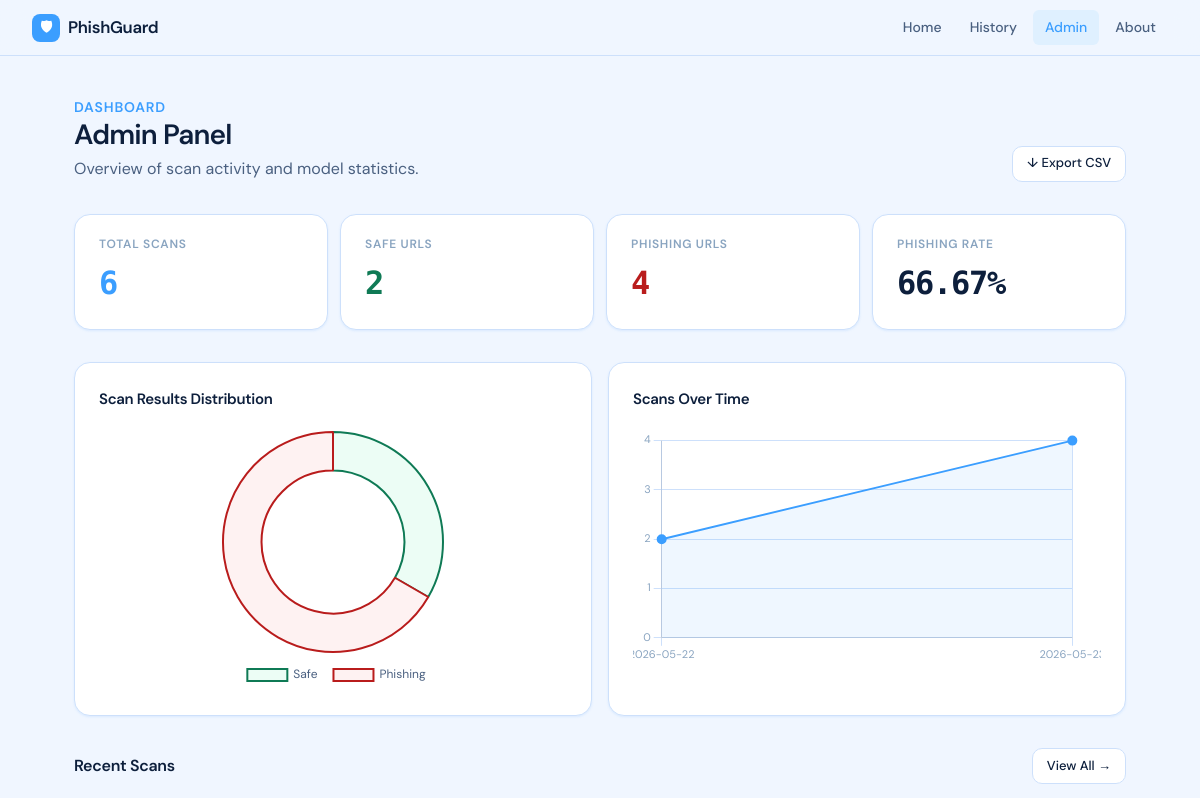
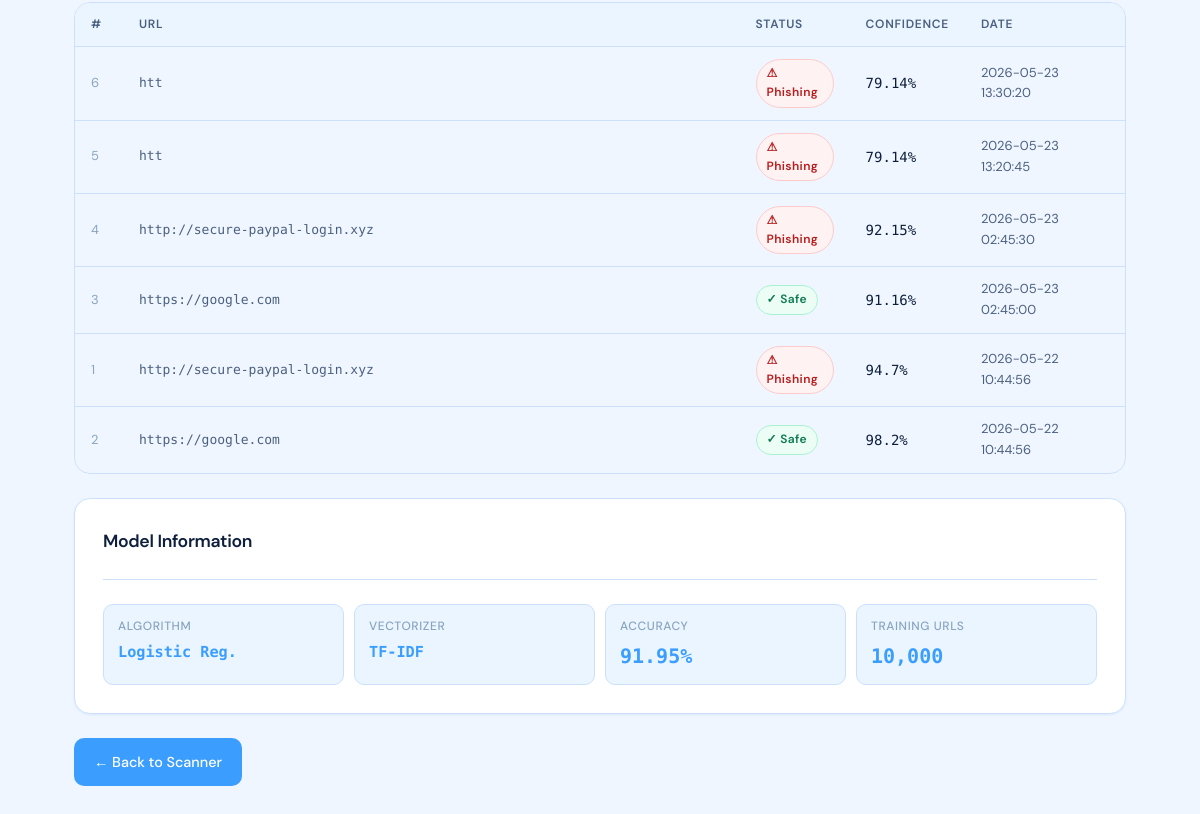
/admin, run on an earlier commit of the app's database (2 pictures, top to bottom).
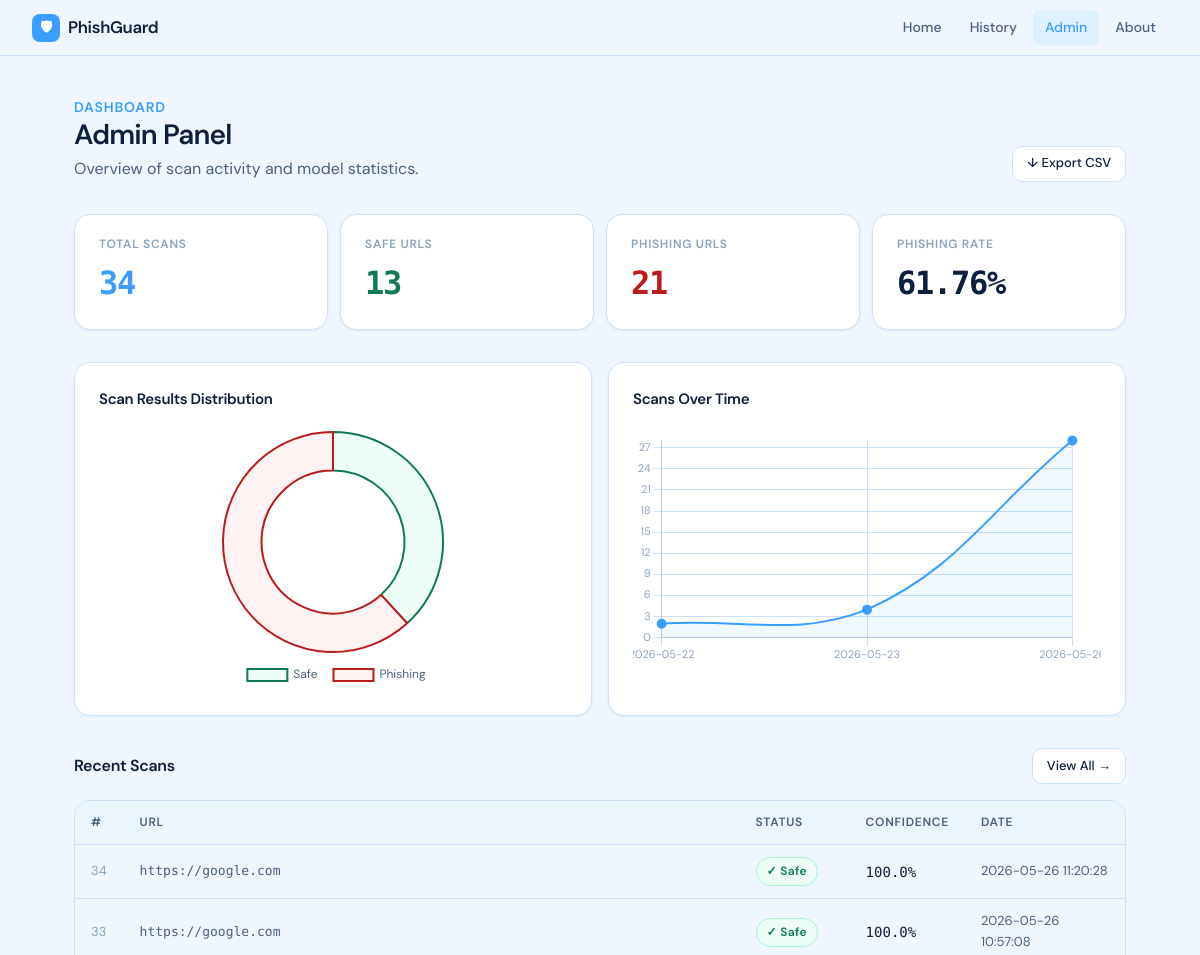
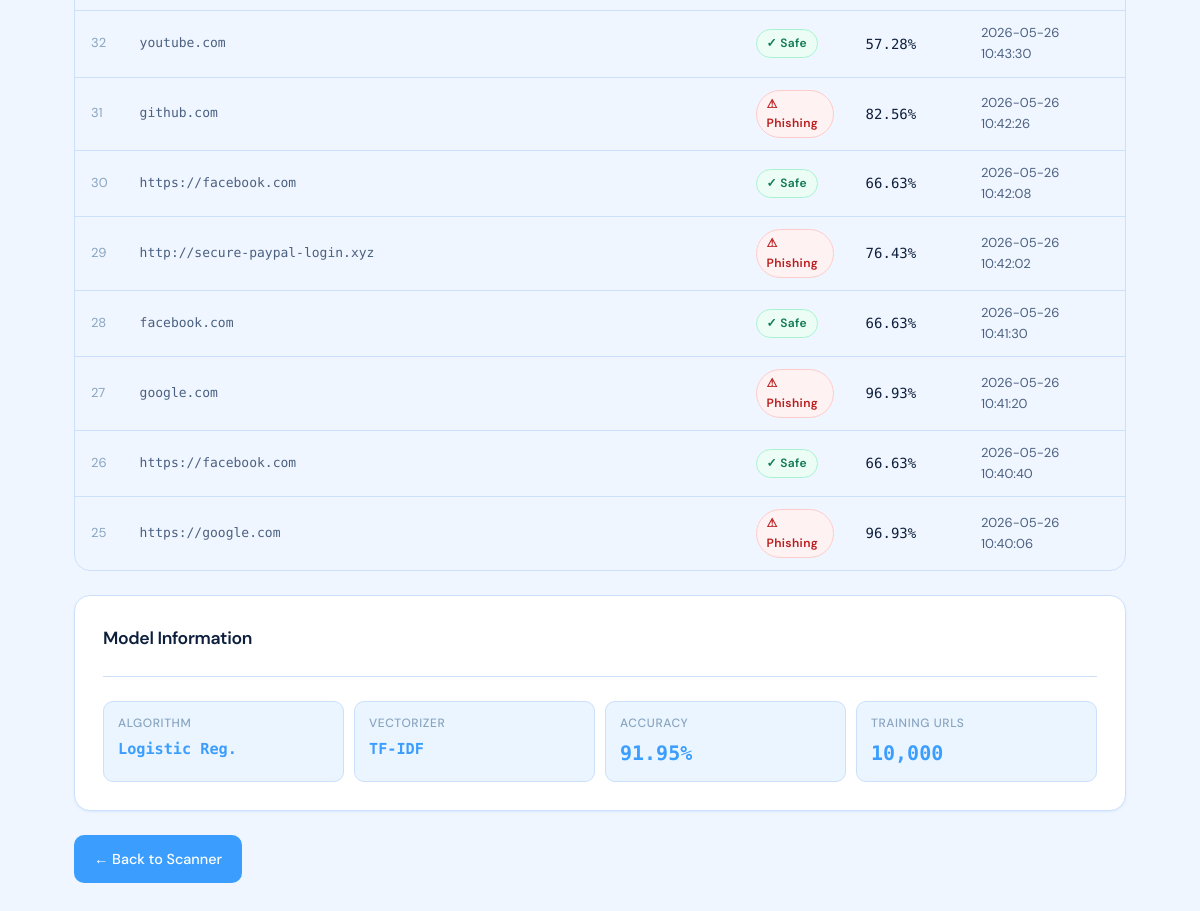
And on a later commit of the database (2 pictures, top to bottom).
### tables this page shows
CREATE TABLE scan_history(
        id INTEGER PRIMARY KEY AUTOINCREMENT,
        url TEXT NOT NULL,
        prediction TEXT NOT NULL,
        confidence REAL NOT NULL,
        scan_date TIMESTAMP DEFAULT CURRENT_TIMESTAMP
    );

### app.py (the view)
@app.route("/admin")
def admin():
    stats = get_statistics()
    history = get_history()
    chart_labels, chart_data = get_chart_data()
    threat_rate = 0
    if stats["total_scan"] > 0:
        threat_rate = round(
            (
                stats["total_phishing"]
                /
                stats["total_scan"]
            ) * 100,
            2
        )
    return render_template(
        "admin.html",
        stats=stats,
        threat_rate=threat_rate,
        history=history[:10],
        safe_count=stats["total_safe"],
        phishing_count=stats["total_phishing"],
        chart_labels=chart_labels,
        chart_data=chart_data
    )

### db_helper.py (called while the page is built)
def get_history():
    conn = sqlite3.connect(DATABASE)
    cursor = conn.cursor()
    cursor.execute("""
        SELECT *
        FROM scan_history
        ORDER BY scan_date DESC
    """)
    rows = cursor.fetchall()
    conn.close()
    return rows

def get_statistics():
    conn = sqlite3.connect(DATABASE)
    cursor = conn.cursor()
    cursor.execute(
        "SELECT COUNT(*) FROM scan_history"
    )
    total_scan = cursor.fetchone()[0]
    cursor.execute(
        """
        SELECT COUNT(*)
        FROM scan_history
        WHERE prediction='SAFE'
        """
    )
    total_safe = cursor.fetchone()[0]
    cursor.execute(
        """
        SELECT COUNT(*)
        FROM scan_history
        WHERE prediction='PHISHING'
        """
    )
    total_phishing = cursor.fetchone()[0]
    conn.close()
    return {
        "total_scan": total_scan,
        "total_safe": total_safe,
        "total_phishing": total_phishing
    }

### templates/admin.html (shortened to what the changed rows need)
<!DOCTYPE html>
<html lang="en">
<head>
    <link rel="stylesheet" href="{{ url_for('static', filename='css/style.css') }}">
</head>
<body>
<main class="page-wide">
    <div class="page-header animate-in">
        <div style="display:flex; align-items:flex-start; justify-content:space-between; flex-wrap:wrap; gap:12px;">
            <div>
                <h1>Admin Panel</h1>
            </div>
        </div>
    </div>
    <div class="stats-grid animate-in delay-1">
        <div class="stat-card accent">
            <div class="sc-label">Total Scans</div>
            <div class="sc-value">{{ stats.total_scan }}</div>
        </div>
        <div class="stat-card safe-card">
            <div class="sc-label">Safe URLs</div>
            <div class="sc-value">{{ stats.total_safe }}</div>
        </div>
        <div class="stat-card danger-card">
            <div class="sc-label">Phishing URLs</div>
            <div class="sc-value">{{ stats.total_phishing }}</div>
        </div>
        <div class="stat-card">
            <div class="sc-label">Phishing Rate</div>
            <div class="sc-value">{{ threat_rate }}%</div>
        </div>
    </div>
    <div class="charts-grid animate-in delay-2">
        <div class="chart-card">
            <h2>Scan Results Distribution</h2>
            <canvas id="pieChart"></canvas>
        </div>
        <div class="chart-card">
            <h2>Scans Over Time</h2>
            <canvas id="lineChart"></canvas>
        </div>
    </div>
    <div class="animate-in delay-3">
        <div class="section-header">
            <h2>Recent Scans</h2>
        </div>
        {% if history %}
        <div class="table-wrap">
            <table>
                <thead>
                    <tr>
                        <th style="width:48px;">#</th>
                        <th>URL</th>
                        <th style="width:110px;">Status</th>
                        <th style="width:110px;">Confidence</th>
                        <th style="width:160px;">Date</th>
                    </tr>
                </thead>
                <tbody>
                    {% for row in history %}
                    <tr>
                        <td style="color:var(--text-muted); font-size:0.8125rem;">{{ row[0] }}</td>
                        <td class="td-mono">{{ row[1] }}</td>
                        <td>
                            {% if row[2] == "PHISHING" %}
                            <span class="badge badge-danger">⚠ Phishing</span>
                            {% elif row[2] == "SAFE" %}
                            <span class="badge badge-safe">✓ Safe</span>
                            {% else %}
                            <span class="badge badge-warn">? {{ row[2] }}</span>
                            {% endif %}
                        </td>
                        <td style="font-family:var(--font-mono); font-size:0.875rem;">{{ row[3] }}%</td>
                        <td style="color:var(--text-secondary); font-size:0.8125rem;">{{ row[4] }}</td>
                    </tr>
                    {% endfor %}
                </tbody>
            </table>
        </div>
        {% else %}
        <div class="card" style="text-align:center; padding:3rem 1.5rem;">
            <div style="font-size:2rem; margin-bottom:12px;">📭</div>
            <p style="color:var(--text-secondary); font-size:0.9375rem;">No scans yet. <a href="/" style="color:var(--accent);">Scan your first URL.</a></p>
        </div>
        {% endif %}
    </div>
    <div class="card animate-in delay-4" style="margin-top:1.5rem;">
        <h2>Model Information</h2>
    </div>
</main>
<script>
document.getElementById('navToggle').addEventListener('click', () => {
    document.getElementById('navLinks').classList.toggle('open');
});
// Pie / Doughnut Chart
const pieCtx = document.getElementById('pieChart').getContext('2d');
new Chart(pieCtx, {
    type: 'doughnut',
    data: {
        labels: ['Safe', 'Phishing'],
        datasets: [{
            data: [{{ safe_count }}, {{ phishing_count }}],
            backgroundColor: ['#ecfdf5', '#fef2f2'],
            borderColor: ['#0f7a55', '#b91c1c'],
            borderWidth: 2,
            hoverOffset: 6
        }]
    },
    options: {
        responsive: true,
        cutout: '65%',
        plugins: {
            legend: {
                position: 'bottom',
                labels: {
                    font: { family: 'DM Sans', size: 12 },
                    color: '#4a6080',
                    padding: 16
                }
            }
        }
    }
});
// Line Chart
const lineCtx = document.getElementById('lineChart').getContext('2d');
new Chart(lineCtx, {
    type: 'line',
    data: {
        labels: {{ chart_labels | tojson }},
        datasets: [{
            label: 'Scans',
            data: {{ chart_data | tojson }},
            borderColor: '#3b9eff',
            backgroundColor: 'rgba(59,158,255,0.08)',
            borderWidth: 2,
            pointBackgroundColor: '#3b9eff',
            pointRadius: 4,
            tension: 0.4,
            fill: true
        }]
    },
    options: {
        responsive: true,
        plugins: { legend: { display: false } },
        scales: {
            x: {
                grid: { color: '#cde0fb' },
                ticks: { font: { family: 'DM Sans', size: 11 }, color: '#89a4c0' }
            },
            y: {
                grid: { color: '#cde0fb' },
                ticks: { font: { family: 'DM Sans', size: 11 }, color: '#89a4c0', stepSize: 1 },
                beginAtZero: true
            }
        }
    }
});
</script>
</body>
</html>

What changed in the data, as far as the page shows it:
no longer on this page (row unchanged): scan_history: id "6", url "htt", prediction "⚠ Phishing", confidence "79.14", scan_date "2026-05-23 13:30:20"
no longer on this page (row unchanged): scan_history: id "5", url "htt", prediction "⚠ Phishing", confidence "79.14", scan_date "2026-05-23 13:20:45"
no longer on this page (row unchanged): scan_history: id "4", url "http://secure-paypal-login.xyz", prediction "⚠ Phishing", confidence "92.15", scan_date "2026-05-23 02:45:30"
no longer on this page (row unchanged): scan_history: id "3", url "https://google.com", prediction "✓ Safe", confidence "91.16", scan_date "2026-05-23 02:45:00"
no longer on this page (row unchanged): scan_history: id "1", url "http://secure-paypal-login.xyz", prediction "⚠ Phishing", confidence "94.7", scan_date "2026-05-22 10:44:56"
no longer on this page (row unchanged): scan_history: id "2", url "https://google.com", prediction "✓ Safe", confidence "98.2", scan_date "2026-05-22 10:44:56"
added scan_history: id "34", url "https://google.com", prediction "✓ Safe", confidence "100.0", scan_date "2026-05-26 11:20:28"
added scan_history: id "33", url "https://google.com", prediction "✓ Safe", confidence "100.0", scan_date "2026-05-26 10:57:08"
added scan_history: id "32", url "youtube.com", prediction "✓ Safe", confidence "57.28", scan_date "2026-05-26 10:43:30"
added scan_history: id "31", url "github.com", prediction "⚠ Phishing", confidence "82.56", scan_date "2026-05-26 10:42:26"
added scan_history: id "30", url "https://facebook.com", prediction "✓ Safe", confidence "66.63", scan_date "2026-05-26 10:42:08"
added scan_history: id "29", url "http://secure-paypal-login.xyz", prediction "⚠ Phishing", confidence "76.43", scan_date "2026-05-26 10:42:02"
added scan_history: id "28", url "facebook.com", prediction "✓ Safe", confidence "66.63", scan_date "2026-05-26 10:41:30"
added scan_history: id "27", url "google.com", prediction "⚠ Phishing", confidence "96.93", scan_date "2026-05-26 10:41:20"
added scan_history: id "26", url "https://facebook.com", prediction "✓ Safe", confidence "66.63", scan_date "2026-05-26 10:40:40"
added scan_history: id "25", url "https://google.com", prediction "⚠ Phishing", confidence "96.93", scan_date "2026-05-26 10:40:06"
Also different on the page:
{{ stats.total_scan }}: "6" → "34"
{{ stats.total_safe }}: "2" → "13"
{{ stats.total_phishing }}: "4" → "21"
{{ threat_rate }}: "66.67" → "61.76"
chart data {{ safe_count }}: 2 → 13
chart data {{ phishing_count }}: 4 → 21
chart data {{ chart_labels | tojson }}: ["2026-05-22", "2026-05-23"] → ["2026-05-22", "2026-05-23", "2026-05-26"]
chart data {{ chart_data | tojson }}: [2, 4] → [2, 4, 28]
